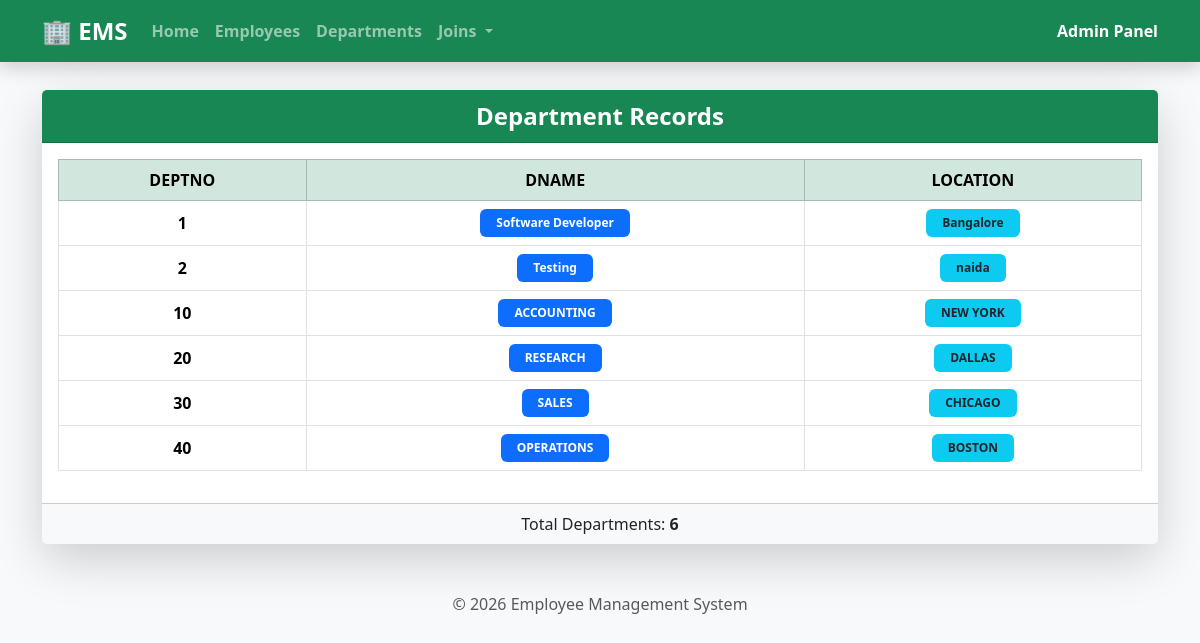
/Display_dept/, run on the app's committed database.
### app/models.py (models this page shows, shortened)
class DEPT(models.Model):
    DEPTNO = models.IntegerField(primary_key=True)
    DNAME= models.CharField(max_length=100, unique=True)
    LOC = models.CharField(max_length=100, unique=True)

### app/views.py (the view)
# urls.py: path("Display_dept/", Display_dept, name="Display_dept"),
def Display_dept(request):
    LISTOFDEPT = DEPT.objects.all()
    data ={"Depts": LISTOFDEPT}
    return render(request, "Display_Dept.HTML", data)

### templates/Display_Dept.HTML (shortened to what this page needs)
{% extends 'base.html' %}
{% block content %}
<div class="card shadow-lg border-0 rounded-4 mt-4">
    <div class="card-header bg-success text-white text-center fs-4 fw-bold">
        Department Records
    </div>
    <div class="card-body">
        <div class="table-responsive">
            <table class="table table-bordered table-hover align-middle text-center">
                <thead class="table-success fw-bold">
                    <tr>
                        <th>DEPTNO</th>
                        <th>DNAME</th>
                        <th>LOCATION</th>
                    </tr>
                </thead>
                <tbody>
                    {% for DeptObjects in Depts %}
                    <tr>
                        <td class="fw-semibold">{{ DeptObjects.DEPTNO }}</td>
                        <td>
                            <span class="badge bg-primary px-3 py-2">
                                {{ DeptObjects.DNAME }}
                            </span>
                        </td>
                        <td>
                            <span class="badge bg-info text-dark px-3 py-2">
                                {{ DeptObjects.LOC }}
                            </span>
                        </td>
                    </tr>
                    {% endfor %}
                </tbody>
            </table>
        </div>
    </div>
    <div class="card-footer text-center bg-light">
        Total Departments: <b>{{ Depts|length }}</b>
    </div>
</div>
{% endblock %}

### data on the page
DEPT: DEPTNO "1", DNAME "Software Developer", LOC "Bangalore"
DEPT: DEPTNO "2", DNAME "Testing", LOC "naida"
DEPT: DEPTNO "10", DNAME "ACCOUNTING", LOC "NEW YORK"
DEPT: DEPTNO "20", DNAME "RESEARCH", LOC "DALLAS"
DEPT: DEPTNO "30", DNAME "SALES", LOC "CHICAGO"
DEPT: DEPTNO "40", DNAME "OPERATIONS", LOC "BOSTON"

### other printed values
{{ Depts|length }} "6"
